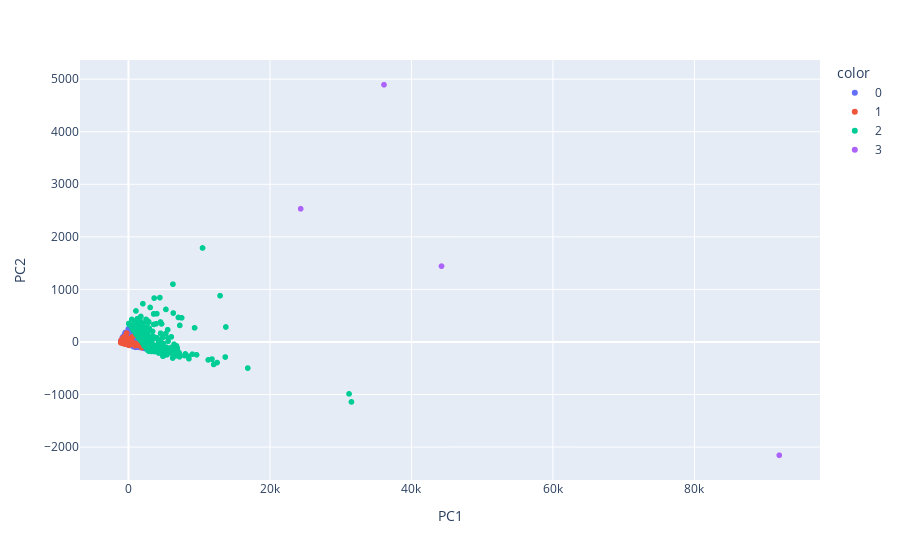

The cell this chart's notebook holds for it:
### Code cell
# Create scatter plot of `PC2` vs `PC1`
fig = px.scatter(
    data_frame=X_pca,
    x="PC1",
    y="PC2",
    color = labels.astype(str))

fig.show()

### Figure 1 — Plotly figure (JSON) as saved in the notebook; plotly's stock layout.template omitted (floating-point values rounded to 4 significant figures; data arrays with more than 128 entries replaced by an {"elided": "..."} marker saying what was removed)
{"data": [{"hovertemplate": "color=0<br>PC1=%{x}<br>PC2=%{y}<extra></extra>", "legendgroup": "0", "marker": {"color": "#636efa", "symbol": "circle"}, "mode": "markers", "name": "0", "showlegend": true, "type": "scattergl", "x": {"elided": "2830 float values"}, "xaxis": "x", "y": {"elided": "2830 float values"}, "yaxis": "y"}, {"hovertemplate": "color=1<br>PC1=%{x}<br>PC2=%{y}<extra></extra>", "legendgroup": "1", "marker": {"color": "#EF553B", "symbol": "circle"}, "mode": "markers", "name": "1", "showlegend": true, "type": "scattergl", "x": {"elided": "1032 float values"}, "xaxis": "x", "y": {"elided": "1032 float values"}, "yaxis": "y"}, {"hovertemplate": "color=2<br>PC1=%{x}<br>PC2=%{y}<extra></extra>", "legendgroup": "2", "marker": {"color": "#00cc96", "symbol": "circle"}, "mode": "markers", "name": "2", "showlegend": true, "type": "scattergl", "x": {"elided": "334 float values"}, "xaxis": "x", "y": {"elided": "334 float values"}, "yaxis": "y"}, {"hovertemplate": "color=3<br>PC1=%{x}<br>PC2=%{y}<extra></extra>", "legendgroup": "3", "marker": {"color": "#ab63fa", "symbol": "circle"}, "mode": "markers", "name": "3", "showlegend": true, "type": "scattergl", "x": [24340.0, 44250.0, 91990.0, 36120.0], "xaxis": "x", "y": [2534.0, 1443.0, -2156.0, 4894.0], "yaxis": "y"}], "layout": {"autosize": true, "legend": {"title": {"text": "color"}, "tracegroupgap": 0}, "margin": {"t": 60}, "xaxis": {"anchor": "y", "autorange": true, "domain": [0, 1], "range": [-6616.0, 97510.0], "title": {"text": "PC1"}, "type": "linear"}, "yaxis": {"anchor": "x", "autorange": true, "domain": [0, 1], "range": [-2702.0, 5440.0], "title": {"text": "PC2"}, "type": "linear"}}}
